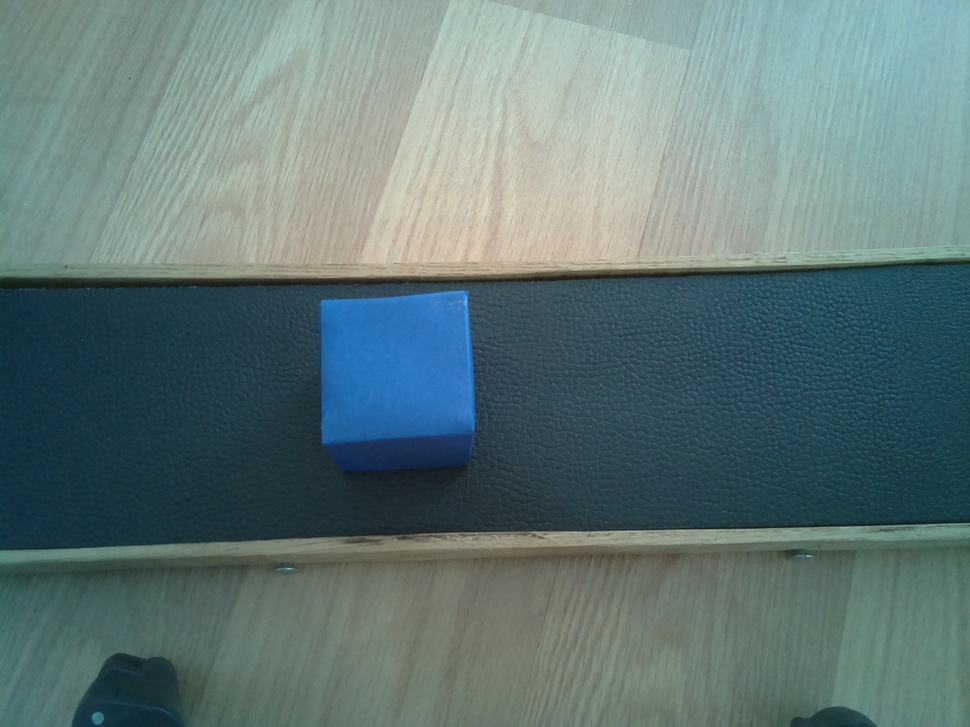
#> input picture ebrar/data/images/0.jpg, 970 x 727 px, shrunk from 2592 x 1944 before the run, given in place of the camera
$ python shape_detection_real_time.py   (older library calls are emulated)
#> lines starting #> are read from the running program, lines starting #| are printed output that depends on the picture; after the words box and inside, x2 and y2 are one past the last pixel; in counts of white or black regions, pixels touching at a corner belong together
import cv2
import numpy as np
from matplotlib import pyplot as plt


cap = cv2.VideoCapture(0)

while True:
    _, img = cap.read()
#> img is the input picture: shape (727, 970, 3); mean B, G, R 118.7, 119.4, 96.8


    img = cv2.cvtColor(img, cv2.COLOR_BGR2RGB)
    img_gray = cv2.cvtColor(img, cv2.COLOR_BGR2GRAY)
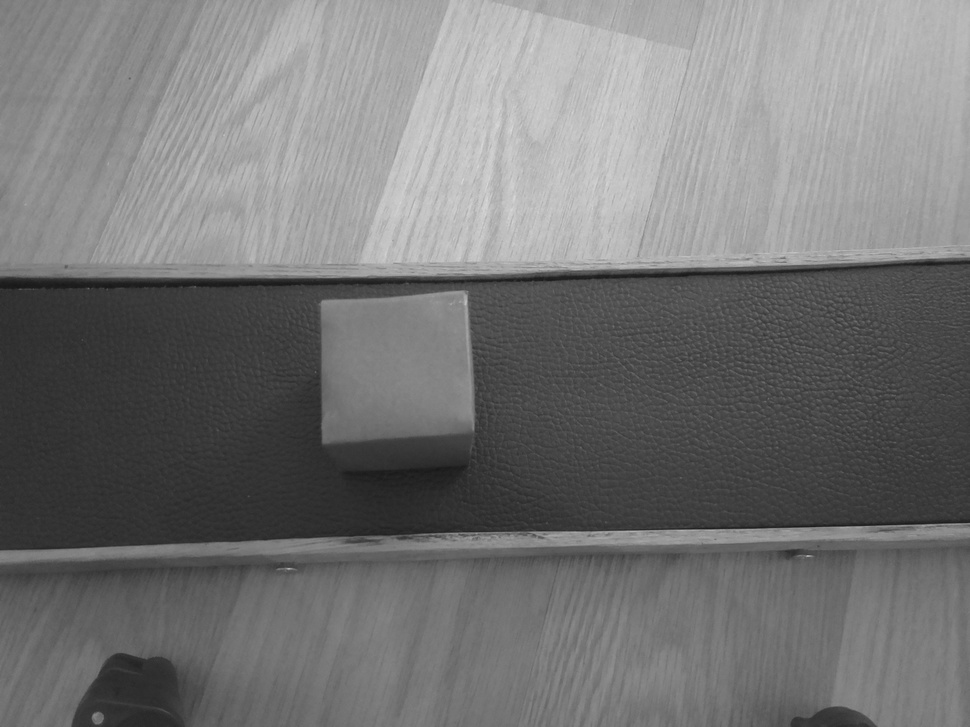
#> img_gray: shape (727, 970); min 23, max 219, mean 116.6

    ## THRESHOLDING PART
    ret , threshold = cv2.threshold(img_gray, 200, 255, cv2.THRESH_BINARY)
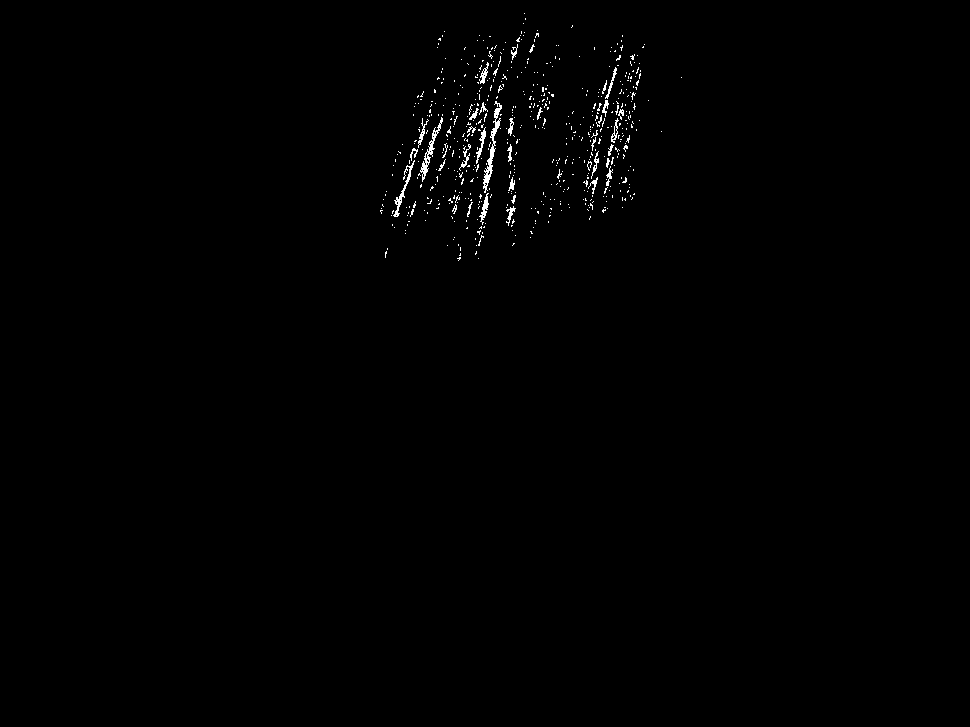
#> threshold: shape (727, 970); 0.59% white in thin lines or dots, all inside (x1, y1, x2, y2) = (380, 13, 682, 261)

    ## FINDING CONTOURS
    image,contours,hierarchy = cv2.findContours(threshold, cv2.RETR_TREE, cv2.CHAIN_APPROX_SIMPLE)
#> contours = 649 contours, 629 with area under 20; largest, box (x1, y1, x2, y2) and area: (483, 101, 502, 193) 282, (420, 117, 443, 182) 210, (393, 160, 415, 217) 132, (479, 193, 489, 225) 76, (476, 127, 486, 164) 70

    ## NAMES of GIVEN SHAPES
    i = 0

    for contour in contours:

        if i == 0:
            i = 1
            continue

        approx = cv2.approxPolyDP(contour, 0.01 * cv2.arcLength(contour, True), True)

        cv2.drawContours(img, [contour], 0, (0, 255, 0), 5)

        # finding center point of shape
        O = cv2.moments(contour)
        if O['m00'] != 0.0:
            x = int(O['m10']/O['m00'])
            y = int(O['m01']/O['m00'])

        # putting shape name at center of each shape
        if len(approx) == 3:
            cv2.putText(img, 'Triangle', (x, y),
                        cv2.FONT_HERSHEY_SIMPLEX, 0.6, (0, 0, 255), 2)

        elif len(approx) == 4:
            cv2.putText(img, 'Square', (x, y),
                        cv2.FONT_HERSHEY_SIMPLEX, 0.6, (0, 0, 255), 2)

        elif len(approx) == 5:
            cv2.putText(img, 'Pentagon', (x, y),
                        cv2.FONT_HERSHEY_SIMPLEX, 0.6, (0, 0, 255), 2)

        elif len(approx) == 6:
            cv2.putText(img, 'Hexagon', (x, y),
                        cv2.FONT_HERSHEY_SIMPLEX, 0.6, (0, 0, 255), 2)

        else:
            cv2.putText(img, 'Circle', (x, y),
                        cv2.FONT_HERSHEY_SIMPLEX, 0.6, (0, 0, 255), 2)
#> this loop made 649 passes
#> (contour, approx, x, y) on passes 11, 29, 44: ([[513, 243], [513, 244], [512, 245], [514, 243]], [[514, 243], [513, 243], [513, 244], [512, 245]], 513, 243), ([[511, 225], [511, 226], [512, 225]], [[512, 225], [511, 225], [511, 226]], 511, 225), ([[549, 215], [549, 216], [550, 215]], [[550, 215], [549, 215], [549, 216]], 549, 215)
#> (approx, x, y) on passes 3, 25, 27, 28, 50, 59: ([[460, 253], [460, 254], [459, 255], [460, 255]], 459, 254), ([[467, 227], [466, 228], [467, 228]], 466, 227), ([[484, 226], [483, 227], [484, 227]], 483, 226), ([[481, 226], [479, 228], [480, 227], [481, 228]], 480, 227), ([[537, 211], [537, 212], [538, 213], [538, 211]], 537, 211), ([[550, 208], [551, 209], [551, 208]], 550, 208)
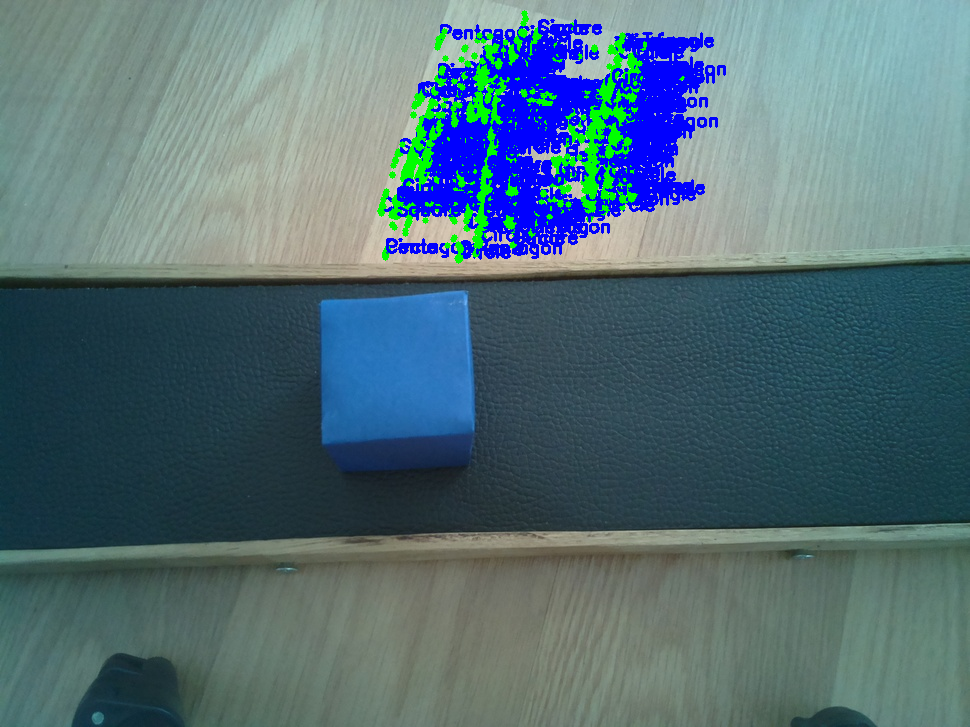
#> img: shape (727, 970, 3); mean R, G, B 82.9, 109.8, 119.2
#> after the loop, i = 1


    cv2.imshow('Camera',img)
    if cv2.waitKey(1) == ord('q'):
#> (key q is pressed here)
        break

cap.release()
cv2.destroyAllWindows()

$ run again, on ebrar/data/images/100.jpg
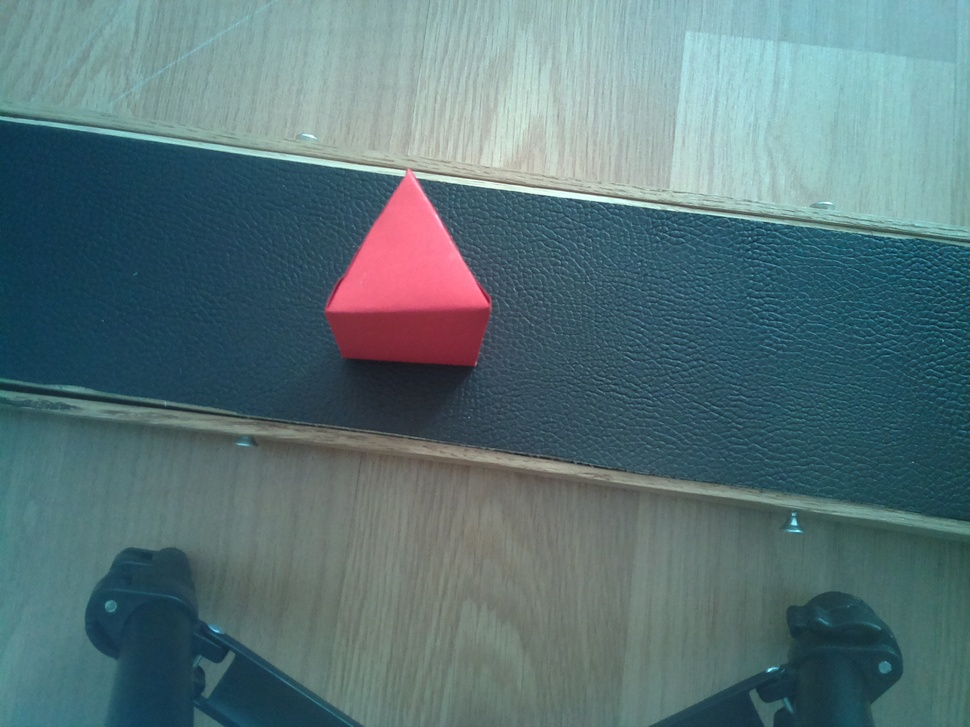
#> input picture ebrar/data/images/100.jpg, 970 x 727 px, shrunk from 2592 x 1944 before the run, given in place of the camera
#> img is the input picture: shape (727, 970, 3); mean B, G, R 120.4, 116.2, 89.7
#> `ret , threshold = cv2.threshold(img_gray, 200, 255, cv2.THRESH_BINARY)`:
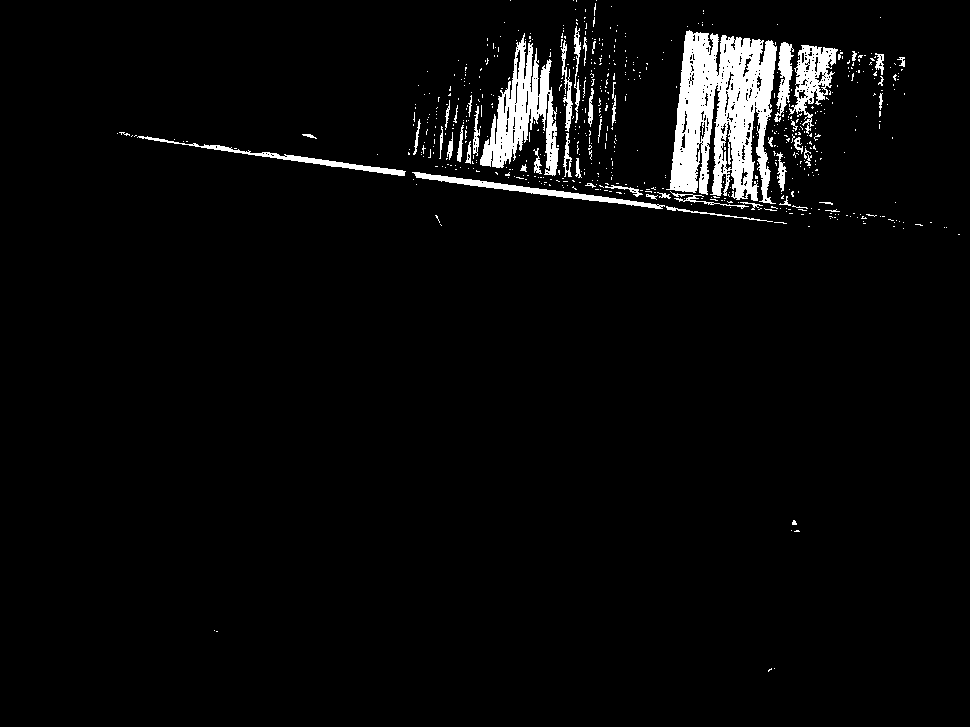
#> threshold: shape (727, 970); 3.8% white; 620 white regions (570 under 20 px)
#> contours = 970 contours, 903 with area under 20; largest, box (x1, y1, x2, y2) and area: (666, 30, 777, 204) 12499, (480, 33, 559, 176) 4345, (789, 45, 838, 134) 1798, (412, 172, 665, 209) 1112, (137, 136, 406, 176) 827
#> the loop `for contour in contours: ` made 970 passes
#> (approx, x, y) on pass 57: ([[666, 206], [672, 210], [676, 208], [772, 221]], 700, 212)
#> after the loop `for contour in contours:`:
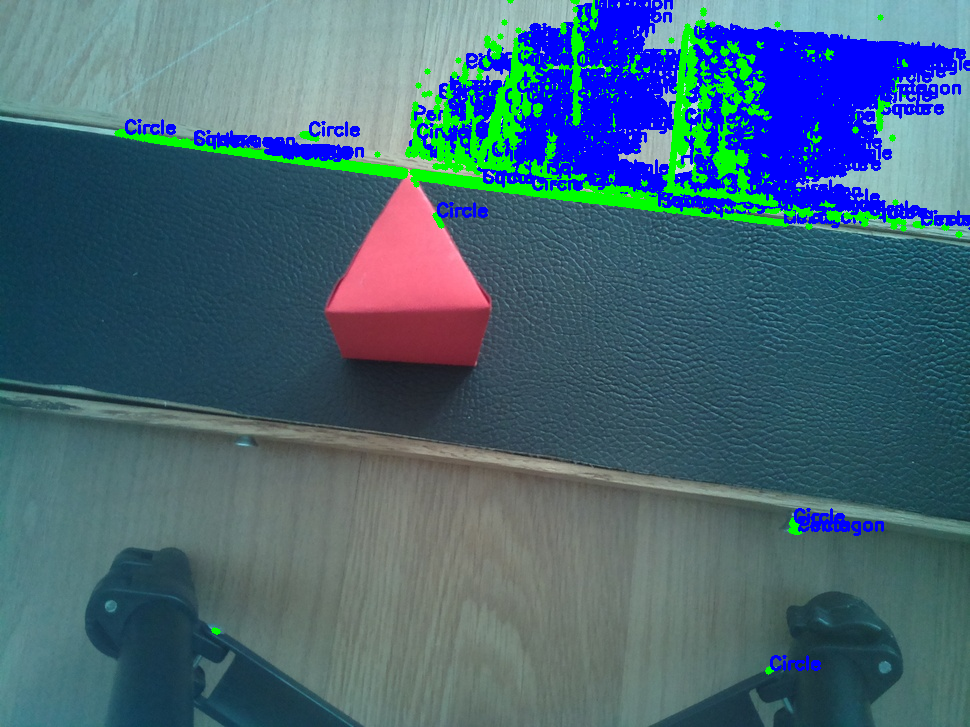
#> img: shape (727, 970, 3); mean R, G, B 69.2, 101.4, 118.7
#> after the loop `for contour in contours:`: i = 1
